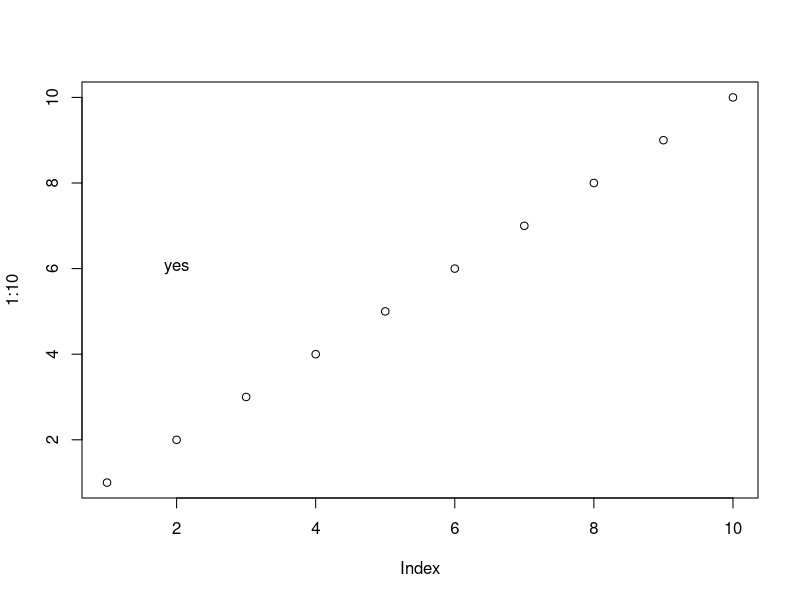

Source code (R):
# ---
# title: "New R Markdown version control"
# author: "Michael Dillon"
# date: "December 6, 2018"
# output: github_document
# ---

#' This is my very own R markdown document
# 

plot(1:10)
text(2, 6, "yes")


 